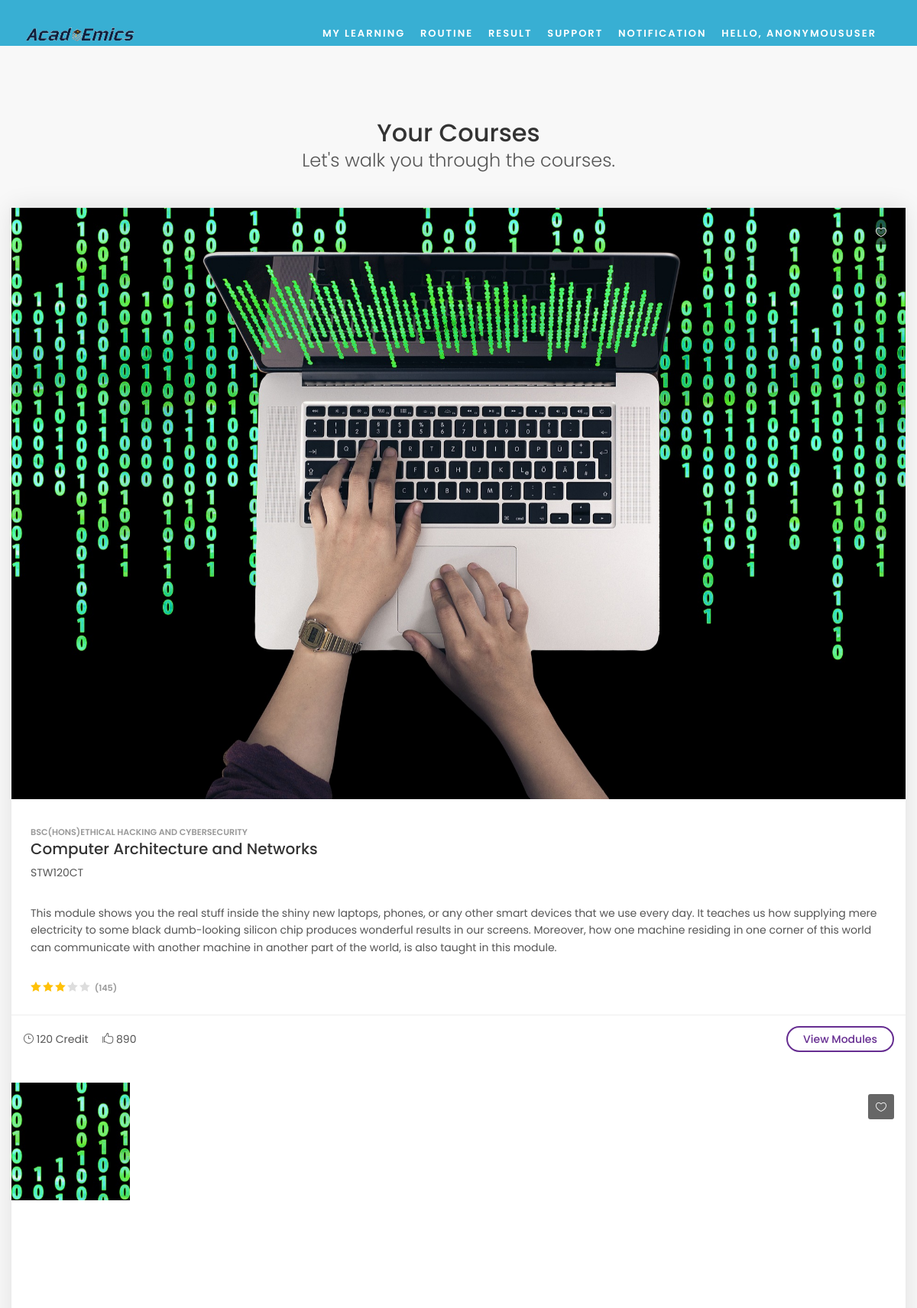
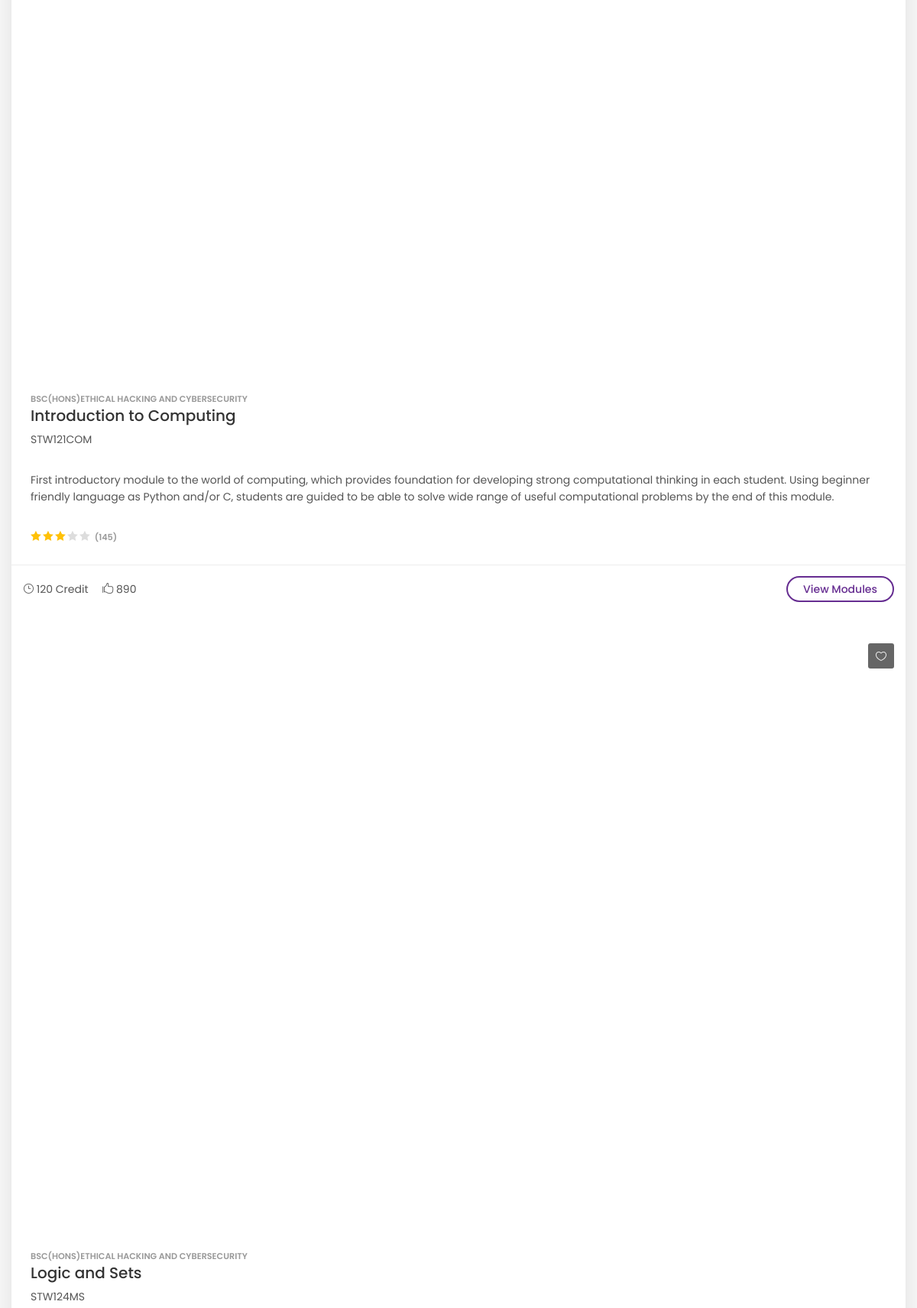
/mycourses/year1/ (upper part), run on the app's committed database (2 pictures, top to bottom).
### courses/models.py (models this page shows)
class Modules(models.Model):    #Subject i.e. Digital forensics
    name= models.CharField(max_length=100)
    category= [
                ('1','1'),
                ('2','2'),
                ('3','3')]
    year= models.CharField(max_length=100,choices= category)  #Available year
    mod_code= models.CharField(max_length=9,validators=[MinLengthValidator(5), MaxLengthValidator(9)])
    description= models.TextField()
    credit= models.IntegerField()

### courses/views.py (the view)
# urls.py: path('year<int:mod_year>/',views.modules),
def modules(request, mod_year):
    mod = Modules.objects.filter(year=mod_year)
    return render(request,'modules.html',
    {'mod': mod})

### templates/modules.html (shortened to what this page needs)
{% extends 'base.html' %}
{% load static %}
{% block content %}
<div>
    <div class="main_title_2">
        <h2>Your Courses</h2>
        <p>Let's walk you through the courses.</p>
    </div>
            <div class="item">
                <div class="box_grid">
                    {% for i in mod %}
                        <figure>
                            <a href="#0" class="wish_bt"></a>
                            <a href="{% url 'modules_detail' i.mod_code %}">
                                <div class="preview"><span>Preview course</span></div><img src="{% static 'img/2.jpg' %}" class="img-fluid" alt=""></a>
                        </figure>
                        <div class="wrapper">
                            <small>BSc(HONS)Ethical Hacking and Cybersecurity </small>
                            <h3>{{i.name}}</h3>
                            <P>{{i.mod_code}}</P>
                            <p>{{i.description}}</p>
                            <div class="rating"><i class="icon_star voted"></i><i class="icon_star voted"></i><i class="icon_star voted"></i><i class="icon_star"></i><i class="icon_star"></i> <small>(145)</small></div>
                        </div>
                        <ul>
                            <li><i class="icon_clock_alt"></i> 120 Credit</li>
                            <li><i class="icon_like"></i> 890</li>
                            <li><a href="{% url 'modules_detail' i.mod_code %}">View Modules</a></li>
                        </ul>
                    {% endfor %}
                </div>
            </div>
        </div>
</div>
{% endblock %}

### data on the page
Modules: name "Computer Architecture and Networks", mod_code "STW120CT", description "This module shows you the real stuff inside the shiny new laptops, phones, or any other smart devices that we use every day. It teaches us how supplying mere electricity to some black dumb-looking silicon chip produces wonderful results in our screens. Moreover, how one machine residing in one corner of this world can communicate with another machine in another part of the world, is also taught in this module."
Modules: name "Introduction to Computing", mod_code "STW121COM", description "First introductory module to the world of computing, which provides foundation for developing strong computational thinking in each student. Using beginner friendly language as Python and/or C, students are guided to be able to solve wide range of useful computational problems by the end of this module."
Modules: name "Logic and Sets", mod_code "STW124MS"

### other printed values
{{ request.user }} "ANONYMOUSUSER"
